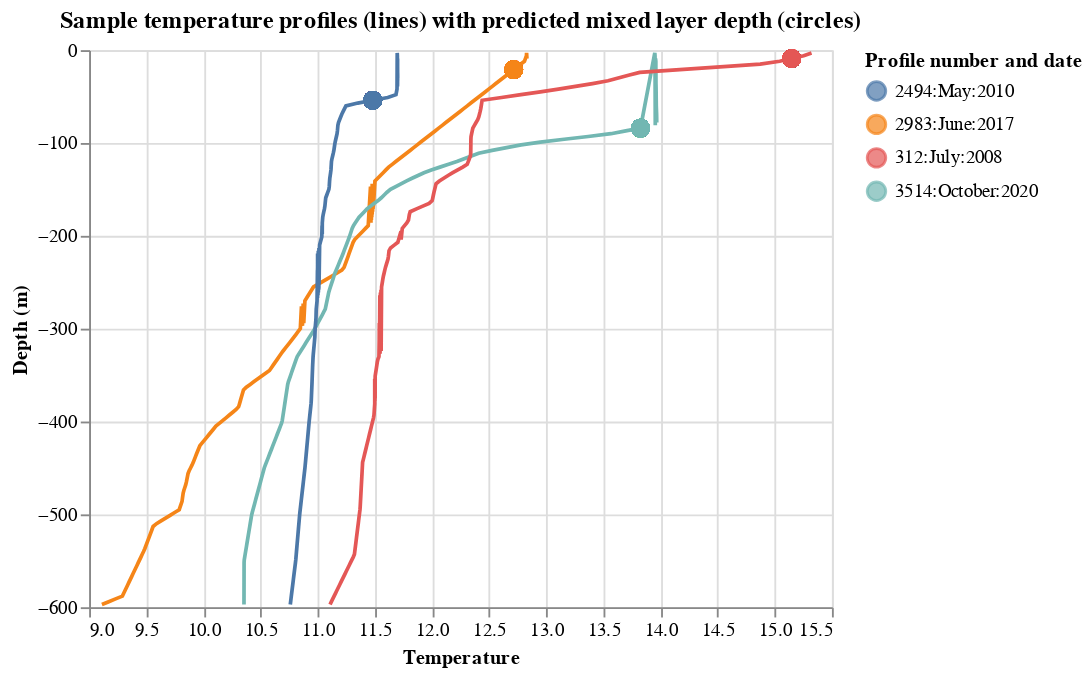

The notebook cell saved with this chart:
### Code cell
sampleQueries = meltDf.variable.sample(5)
tempLines = alt.Chart(meltDf.loc[meltDf.variable.isin(sampleQueries)],
                      title="Sample temperature profiles (lines) with predicted mixed layer depth (circles)").mark_line().encode(
    x=alt.X('value:Q',title="Temperature"),
    y=alt.Y('z:Q',title="Depth (m)"),
    color=alt.Color('variable:N',title="Profile number and date"))
mldSpots = alt.Chart(mldDf.loc[mldDf.loc[:,'index'].isin(sampleQueries)]).mark_circle(size=100).encode(
    x="mldTemp:Q",
    y="mld:Q",
    color="index:N")
alt.layer(*(tempLines,mldSpots))

### Figure 1 — Vega-Lite specification as saved in the notebook (floating-point values rounded to 4 significant figures; data arrays with more than 128 entries replaced by an {"elided": "..."} marker saying what was removed)
{"config": {"view": {"continuousWidth": 400, "continuousHeight": 300}}, "layer": [{"data": {"name": "data-63772599f2072fc1df9c0b5a9bf901dc"}, "mark": "line", "encoding": {"color": {"field": "variable", "title": "Profile number and date", "type": "nominal"}, "x": {"field": "value", "title": "Temperature", "type": "quantitative"}, "y": {"field": "z", "title": "Depth (m)", "type": "quantitative"}}, "title": "Sample temperature profiles (lines) with predicted mixed layer depth (circles)"}, {"data": {"name": "data-a3ef24b4c1e80b4e882bdb9cac3cfaa0"}, "mark": {"type": "circle", "size": 100}, "encoding": {"color": {"field": "index", "type": "nominal"}, "x": {"field": "mldTemp", "type": "quantitative"}, "y": {"field": "mld", "type": "quantitative"}}}], "$schema": "https://vega.github.io/schema/vega-lite/v4.17.0.json", "datasets": {"data-63772599f2072fc1df9c0b5a9bf901dc": {"elided": "796 records"}, "data-a3ef24b4c1e80b4e882bdb9cac3cfaa0": {"elided": "400 records"}}}
